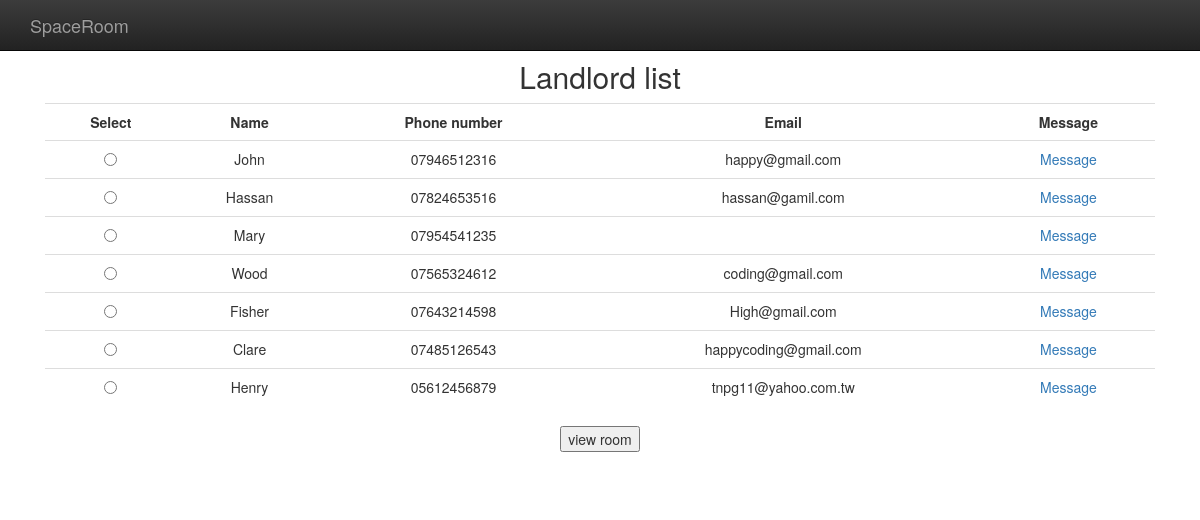
Page /landlords_list/ on the committed database.
### landlords/models.py (models this page shows, shortened)
class Landlord(models.Model):
	name = models.CharField(max_length=20)
	phone_number = models.CharField(max_length=15) # verbose_name = 'Mobile'
	email = models.EmailField(max_length=255)

### landlords/views.py (the view)
# urls.py: url(r'^landlords_list/$', list_landlords),
def list_landlords(request):
	landlords = Landlord.objects.all()
	return render_to_response('landlord_list.html', locals())

### landlords/templates/landlord_list.html (shortened to what this page needs)
<!doctype html>
<html>
    <head>
    	<link rel="stylesheet"
    	href="https://maxcdn.bootstrapcdn.com/bootstrap/3.3.1/css/bootstrap.min.css">
    	<link rel="stylesheet"
    	href="https://maxcdn.bootstrapcdn.com/bootstrap/3.3.1/css/bootstrap-theme.min.css">
    </head>
    <body>
    	<nav class="navbar navbar-inverse navbar-fixed-top"
    	     role="navigation">
    	     <div class="container">
    	     	<div class="navbar-header">
    	     		<a class="navbar-brand" href="#">SpaceRoom</a>
    	     	</div>
    	     </div>
    	</nav>
    	<div class="container">
    		<div class="rooms">
    		<h2> Landlord list </h2>
            <form action="/room/" method="get">
                <table class="table">
                    <tr>
                        <th> Select </th>
                        <th> Name </th>
                        <th> Phone number </th>
                        <th> Email </th>
                        <th> Message </th>
                    </tr>
                    {% for l in landlords %}
                        <tr>
                            <td> <input type="radio" name="id" value="{{ l.id }}"> </td>
                            <td> {{ l.name }} </td>
                            <td> {{ l.phone_number }} </td>
                            <td> {{ l.email }} </td>
                            <td> <a href="/message/{{ l.id }}"> Message </a> </td>
                        </tr>
                    {% endfor %}
                </table>
                <input type="submit" value="view room">
            </form>
    	    </div>
        </div>
    </body>
</html>

### landlords/templates/landlord_list.html (style rules this page uses)
th { text-align: center; }
div.rooms { text-align: center; padding: 40px 15px; }

### rows in the picture
Landlord: name "John", phone_number "07946512316", email "happy@gmail.com"
Landlord: name "Hassan", phone_number "07824653516", email "hassan@gamil.com"
Landlord: name "Mary", phone_number "07954541235"
Landlord: name "Wood", phone_number "07565324612", email "coding@gmail.com"
Landlord: name "Fisher", phone_number "07643214598", email "High@gmail.com"
Landlord: name "Clare", phone_number "07485126543", email "happycoding@gmail.com"
Landlord: name "Henry", phone_number "05612456879", email "tnpg11@yahoo.com.tw"
